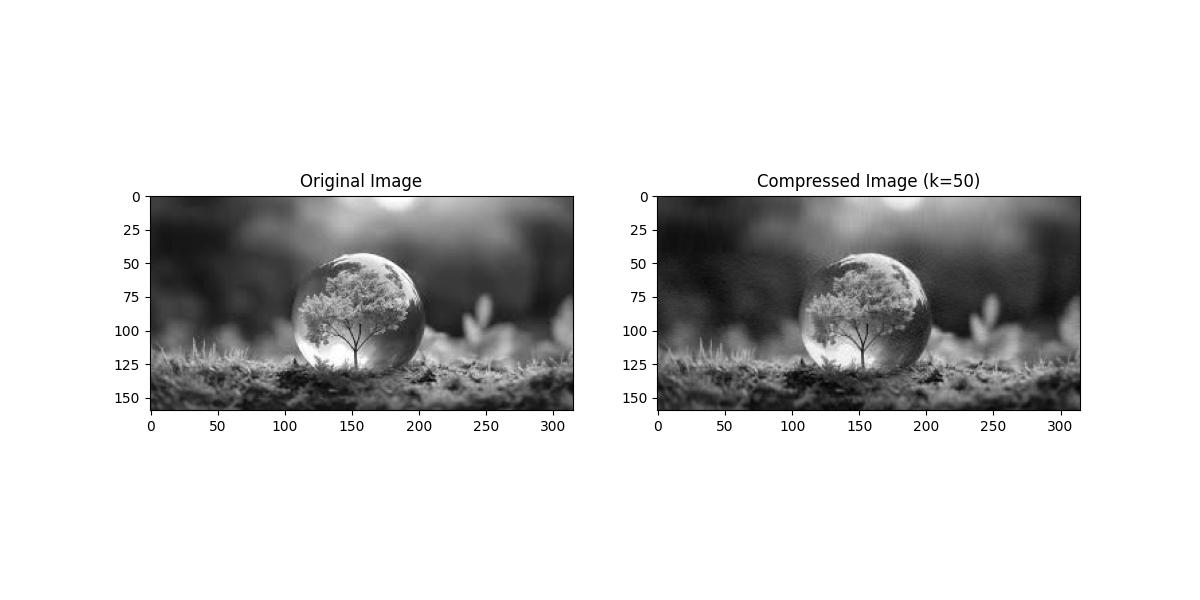
#> input picture dsc_805-linear_algebra/mini_projects/image.jpg, 1200 x 600 px
$ python svd_image_compression.py
#> lines starting #> are read from the running program, lines starting #| are printed output that depends on the picture
import numpy as np
import matplotlib.pyplot as plt
from PIL import Image
import os

# Function to load an image
def load_image(image_path):
#> called with image_path = 'image.jpg'
    image = Image.open(image_path).convert('L')  # Convert to grayscale
    return np.array(image)

# Function to perform SVD and compress the image
def svd_compress(image, num_singular_values):
   #TODO
    U, S, Vt = np.linalg.svd(image, full_matrices=False)
    S_k = np.diag(S[:num_singular_values])
    image_reconstructed = U[:, :num_singular_values] @ S_k @ Vt[:num_singular_values, :]
    return image_reconstructed

# Function to plot original and compressed images
def plot_images(original, compressed, num_singular_values, compression_ratio):
    fig, ax = plt.subplots(1, 2, figsize=(12, 6))

   #TODO
    ax[0].imshow(original, cmap='gray')
    ax[0].set_title('Original Image')
    ax[1].imshow(compressed, cmap='gray')
    ax[1].set_title(f'Compressed Image (k={num_singular_values})')
    plt.show()

# Function to calculate and return the compression ratio
def calculate_compression_ratio(image, num_singular_values):
    #TODO
    compression_ratio = num_singular_values / (image.shape[0] * image.shape[1])
    return compression_ratio

# Function to evaluate the quality of the compressed image
def evaluate_quality(original, compressed):
    mse = np.mean((original - compressed) ** 2)  # Mean squared error
    psnr = 20 * np.log10(np.max(original) / np.sqrt(mse))  # Peak signal-to-noise ratio

    return mse, psnr

# Main function to run the compression and evaluation process
def main(image_path, num_singular_values_list):
    # Load the image
    original_image = load_image(image_path)

    # Iterate over the list of singular values to compress and evaluate
    for num_singular_values in num_singular_values_list:
        #TODO
        compressed_image = svd_compress(original_image, num_singular_values)
        compression_ratio = calculate_compression_ratio(original_image, num_singular_values)
        mse, psnr = evaluate_quality(original_image, compressed_image)

        # Print the evaluation results
        print(f"Number of Singular Values: {num_singular_values}")
        print(f"Compression Ratio: {compression_ratio:.2f}")
        print(f"Mean Squared Error (MSE): {mse:.2f}")
        print(f"PSNR (Peak Signal-to-Noise Ratio): {psnr:.2f} dB")
        print("-" * 40)

        # Plot the original and compressed images
        plot_images(original_image, compressed_image, num_singular_values, compression_ratio)
#> this loop made 4 passes
#> (compression_ratio, mse, psnr) on passes 1 to 4: (6.94e-05, 17.05, 35.81), (0.000139, 2.05, 45.01), (0.000208, 0.401, 52.1), (0.000278, 0.0573, 60.55)
#| Compression Ratio: 0.00
#| Mean Squared Error (MSE): 17.05
#| PSNR (Peak Signal-to-Noise Ratio): 35.81 dB
#| Compression Ratio: 0.00
#| Mean Squared Error (MSE): 2.05
#| PSNR (Peak Signal-to-Noise Ratio): 45.01 dB
#| Compression Ratio: 0.00
#| Mean Squared Error (MSE): 0.40
#| PSNR (Peak Signal-to-Noise Ratio): 52.10 dB
#| Compression Ratio: 0.00
#> (further printed lines are left out)
#> pass 1, in svd_compress, `U, S, Vt = np.linalg.svd(image, full_matrices=False)`:
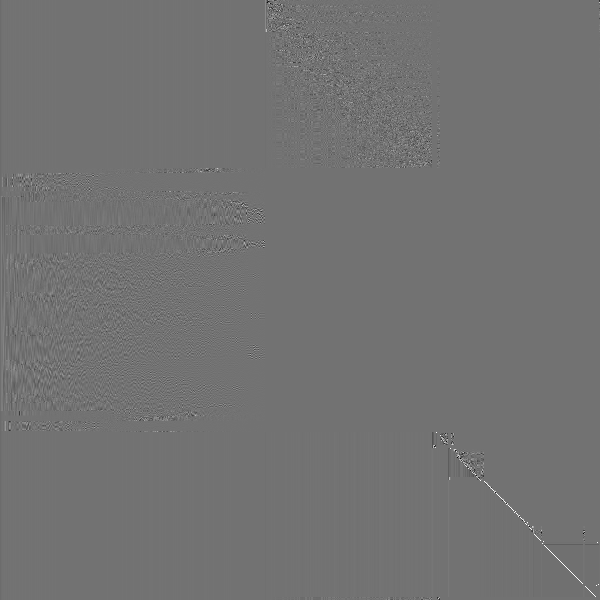
#> U: shape (600, 600) float64; min -0.817, max 0.996, mean -4.74e-05; drawn with min black and max white
#> pass 1, in svd_compress, `U, S, Vt = np.linalg.svd(image, full_matrices=False)`:
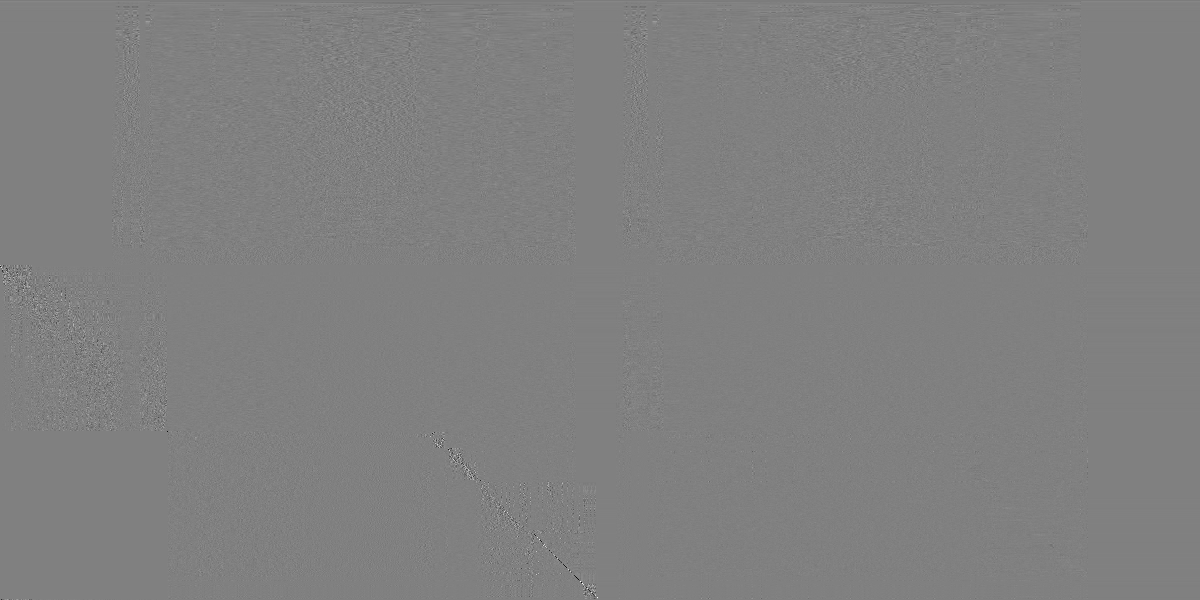
#> Vt: shape (600, 1200) float64; min -0.955, max 0.939, mean -5.22e-05; drawn with min black and max white
#> pass 1, in svd_compress, `S_k = np.diag(S[:num_singular_values])`:
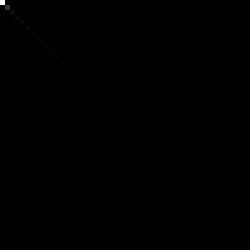
#> S_k: shape (50, 50) float64 (shown 5 times larger); min 0, max 186886.2, mean 129.9; drawn with min black and max white
#> pass 1, in svd_compress, `image_reconstructed = U[:, :num_singular_values] @ S_k @ Vt[:num_singu..`:
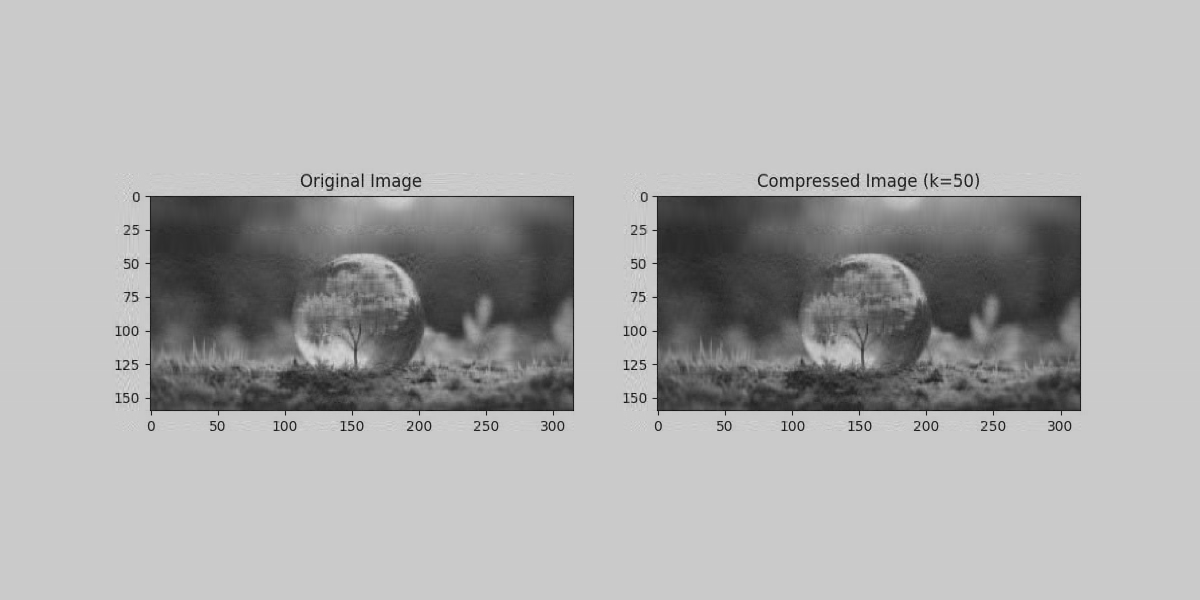
#> image_reconstructed: shape (600, 1200) float64; min -48.68, max 333.3, mean 212; drawn with min black and max white
#> pass 2, in plot_images (call 2), `plt.show()`:
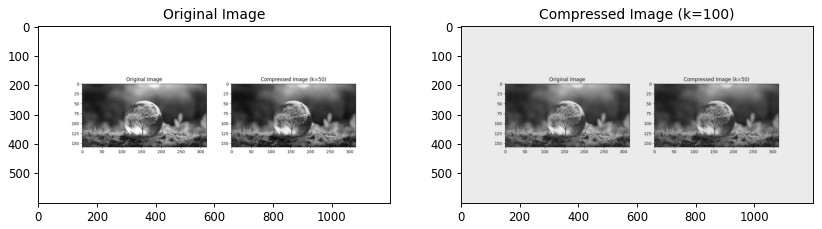
#> figure drawn by matplotlib, 2 panels

if __name__ == "__main__":
    # Specify the image file path
    image_path = "image.jpg"  # Replace with your image file path

    # List of different singular values to evaluate the compression
    num_singular_values_list = [50, 100, 150, 200]  # Adjust as needed

    # Check if image file exists
    if not os.path.exists(image_path):
        print(f"Image not found at {image_path}")
    else:
        # Run the main function
        main(image_path, num_singular_values_list)
